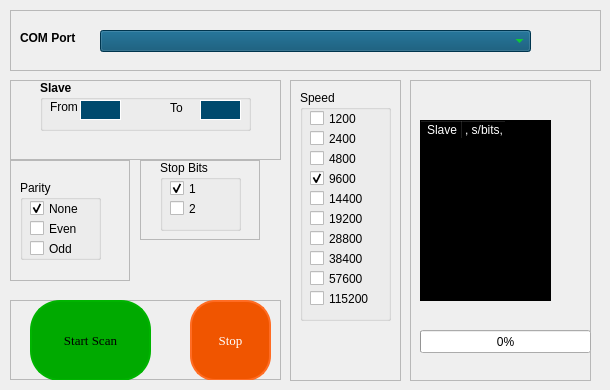
      <widget class="QWidget" name="tab_scan">
       <attribute name="title">
        <string>ModBus Scan</string>
       </attribute>
       <widget class="QFrame" name="skan_mb_top_frame">
        <property name="geometry">
         <rect>
          <x>10</x>
          <y>10</y>
          <width>591</width>
          <height>61</height>
         </rect>
        </property>
        <property name="frameShape">
         <enum>QFrame::StyledPanel</enum>
        </property>
        <property name="frameShadow">
         <enum>QFrame::Raised</enum>
        </property>
        <widget class="QLabel" name="com_port">
         <property name="geometry">
          <rect>
           <x>10</x>
           <y>20</y>
           <width>61</width>
           <height>16</height>
          </rect>
         </property>
         <property name="font">
          <font>
           <weight>75</weight>
           <bold>true</bold>
          </font>
         </property>
         <property name="text">
          <string>COM Port</string>
         </property>
        </widget>
        <widget class="QComboBox" name="comboBox_com_port">
         <property name="geometry">
          <rect>
           <x>90</x>
           <y>20</y>
           <width>431</width>
           <height>22</height>
          </rect>
         </property>
         <property name="styleSheet">
          <string notr="true">background-color: rgb(0, 74, 109);
color: rgb(4, 255, 0);</string>
         </property>
        </widget>
       </widget>
       <widget class="QFrame" name="frame_6">
        <property name="geometry">
         <rect>
          <x>10</x>
          <y>80</y>
          <width>271</width>
          <height>80</height>
         </rect>
        </property>
        <property name="frameShape">
         <enum>QFrame::StyledPanel</enum>
        </property>
        <property name="frameShadow">
         <enum>QFrame::Raised</enum>
        </property>
        <widget class="QGroupBox" name="group_box_slave">
         <property name="geometry">
          <rect>
           <x>30</x>
           <y>0</y>
           <width>211</width>
           <height>51</height>
          </rect>
         </property>
         <property name="font">
          <font>
           <weight>75</weight>
           <bold>true</bold>
          </font>
         </property>
         <property name="title">
          <string>Slave</string>
         </property>
         <widget class="QLineEdit" name="etr_slave_to_3">
          <property name="geometry">
           <rect>
            <x>160</x>
            <y>20</y>
            <width>41</width>
            <height>20</height>
           </rect>
          </property>
          <property name="font">
           <font>
            <weight>50</weight>
            <bold>false</bold>
           </font>
          </property>
          <property name="styleSheet">
           <string notr="true">QLineEdit {
border: 1px solid rgb(255, 255, 255);
background-color: rgb(0, 74, 109);
color: rgb(4, 255, 0);
}</string>
          </property>
          <property name="inputMask">
           <string/>
          </property>
          <property name="text">
           <string/>
          </property>
         </widget>
         <widget class="QLabel" name="lbl_from_3">
          <property name="geometry">
           <rect>
            <x>10</x>
            <y>20</y>
            <width>43</width>
            <height>13</height>
           </rect>
          </property>
          <property name="font">
           <font>
            <weight>50</weight>
            <bold>false</bold>
           </font>
          </property>
          <property name="text">
           <string>From</string>
          </property>
         </widget>
         <widget class="QLabel" name="lbl_to_3">
          <property name="geometry">
           <rect>
            <x>130</x>
            <y>20</y>
            <width>21</width>
            <height>16</height>
           </rect>
          </property>
          <property name="font">
           <font>
            <weight>50</weight>
            <bold>false</bold>
           </font>
          </property>
          <property name="text">
           <string>To</string>
          </property>
         </widget>
         <widget class="QLineEdit" name="etr_slave_from_3">
          <property name="geometry">
           <rect>
            <x>40</x>
            <y>20</y>
            <width>41</width>
            <height>20</height>
           </rect>
          </property>
          <property name="font">
           <font>
            <weight>50</weight>
            <bold>false</bold>
           </font>
          </property>
          <property name="styleSheet">
           <string notr="true">QLineEdit {
border: 1px solid rgb(255, 255, 255);
background-color: rgb(0, 74, 109);
color: rgb(4, 255, 0);
}</string>
          </property>
          <property name="inputMask">
           <string/>
          </property>
          <property name="text">
           <string/>
          </property>
         </widget>
        </widget>
       </widget>
       <widget class="QFrame" name="frame_9">
        <property name="geometry">
         <rect>
          <x>10</x>
          <y>160</y>
          <width>120</width>
          <height>121</height>
         </rect>
        </property>
        <property name="frameShape">
         <enum>QFrame::StyledPanel</enum>
        </property>
        <property name="frameShadow">
         <enum>QFrame::Raised</enum>
        </property>
        <widget class="QGroupBox" name="groupBox_parity">
         <property name="geometry">
          <rect>
           <x>10</x>
           <y>20</y>
           <width>81</width>
           <height>80</height>
          </rect>
         </property>
         <property name="title">
          <string>Parity</string>
         </property>
         <widget class="QCheckBox" name="check_box_none_3">
          <property name="geometry">
           <rect>
            <x>10</x>
            <y>20</y>
            <width>62</width>
            <height>17</height>
           </rect>
          </property>
          <property name="text">
           <string>None</string>
          </property>
          <property name="checked">
           <bool>true</bool>
          </property>
          <property name="autoRepeat">
           <bool>false</bool>
          </property>
          <property name="autoExclusive">
           <bool>false</bool>
          </property>
          <property name="tristate">
           <bool>false</bool>
          </property>
         </widget>
         <widget class="QCheckBox" name="check_box_even_3">
          <property name="geometry">
           <rect>
            <x>10</x>
            <y>40</y>
            <width>62</width>
            <height>17</height>
           </rect>
          </property>
          <property name="text">
           <string>Even</string>
          </property>
         </widget>
         <widget class="QCheckBox" name="check_box_odd_3">
          <property name="geometry">
           <rect>
            <x>10</x>
            <y>60</y>
            <width>62</width>
            <height>17</height>
           </rect>
          </property>
          <property name="text">
           <string>Odd</string>
          </property>
         </widget>
        </widget>
       </widget>
       <widget class="QFrame" name="frame_10">
        <property name="geometry">
         <rect>
          <x>140</x>
          <y>160</y>
          <width>120</width>
          <height>80</height>
         </rect>
        </property>
        <property name="frameShape">
         <enum>QFrame::StyledPanel</enum>
        </property>
        <property name="frameShadow">
         <enum>QFrame::Raised</enum>
        </property>
        <widget class="QGroupBox" name="groupBox_s_bits">
         <property name="geometry">
          <rect>
           <x>20</x>
           <y>0</y>
           <width>81</width>
           <height>71</height>
          </rect>
         </property>
         <property name="title">
          <string>Stop Bits</string>
         </property>
         <widget class="QCheckBox" name="check_box_sb1_3">
          <property name="geometry">
           <rect>
            <x>10</x>
            <y>20</y>
            <width>62</width>
            <height>17</height>
           </rect>
          </property>
          <property name="text">
           <string>1</string>
          </property>
          <property name="checked">
           <bool>true</bool>
          </property>
         </widget>
         <widget class="QCheckBox" name="check_box_sb2_3">
          <property name="geometry">
           <rect>
            <x>10</x>
            <y>40</y>
            <width>62</width>
            <height>17</height>
           </rect>
          </property>
          <property name="text">
           <string>2</string>
          </property>
         </widget>
        </widget>
       </widget>
       <widget class="QFrame" name="frame_11">
        <property name="geometry">
         <rect>
          <x>290</x>
          <y>80</y>
          <width>111</width>
          <height>301</height>
         </rect>
        </property>
        <property name="frameShape">
         <enum>QFrame::StyledPanel</enum>
        </property>
        <property name="frameShadow">
         <enum>QFrame::Raised</enum>
        </property>
        <widget class="QGroupBox" name="groupBox_speeds">
         <property name="geometry">
          <rect>
           <x>10</x>
           <y>10</y>
           <width>91</width>
           <height>231</height>
          </rect>
         </property>
         <property name="title">
          <string>Speed</string>
         </property>
         <widget class="QCheckBox" name="checkBox_1202">
          <property name="geometry">
           <rect>
            <x>10</x>
            <y>20</y>
            <width>62</width>
            <height>17</height>
           </rect>
          </property>
          <property name="text">
           <string>1200</string>
          </property>
         </widget>
         <widget class="QCheckBox" name="checkBox_2402">
          <property name="geometry">
           <rect>
            <x>10</x>
            <y>40</y>
            <width>62</width>
            <height>17</height>
           </rect>
          </property>
          <property name="text">
           <string>2400</string>
          </property>
         </widget>
         <widget class="QCheckBox" name="checkBox_4802">
          <property name="geometry">
           <rect>
            <x>10</x>
            <y>60</y>
            <width>62</width>
            <height>17</height>
           </rect>
          </property>
          <property name="text">
           <string>4800</string>
          </property>
         </widget>
         <widget class="QCheckBox" name="checkBox_9602">
          <property name="geometry">
           <rect>
            <x>10</x>
            <y>80</y>
            <width>62</width>
            <height>17</height>
           </rect>
          </property>
          <property name="text">
           <string>9600</string>
          </property>
          <property name="checked">
           <bool>true</bool>
          </property>
         </widget>
         <widget class="QCheckBox" name="checkBox_14402">
          <property name="geometry">
           <rect>
            <x>10</x>
            <y>100</y>
            <width>62</width>
            <height>17</height>
           </rect>
          </property>
          <property name="text">
           <string>14400</string>
          </property>
         </widget>
         <widget class="QCheckBox" name="checkBox_19202">
          <property name="geometry">
           <rect>
            <x>10</x>
            <y>120</y>
            <width>62</width>
            <height>17</height>
           </rect>
          </property>
          <property name="text">
           <string>19200</string>
          </property>
         </widget>
         <widget class="QCheckBox" name="checkBox_28802">
          <property name="geometry">
           <rect>
            <x>10</x>
            <y>140</y>
            <width>62</width>
            <height>17</height>
           </rect>
          </property>
          <property name="text">
           <string>28800</string>
          </property>
         </widget>
         <widget class="QCheckBox" name="checkBox_38402">
          <property name="geometry">
           <rect>
            <x>10</x>
            <y>160</y>
            <width>62</width>
            <height>17</height>
           </rect>
          </property>
          <property name="text">
           <string>38400</string>
          </property>
         </widget>
         <widget class="QCheckBox" name="checkBox_57602">
          <property name="geometry">
           <rect>
            <x>10</x>
            <y>180</y>
            <width>62</width>
            <height>17</height>
           </rect>
          </property>
          <property name="text">
           <string>57600</string>
          </property>
         </widget>
         <widget class="QCheckBox" name="checkBox_115202">
          <property name="geometry">
           <rect>
            <x>10</x>
            <y>200</y>
            <width>62</width>
            <height>17</height>
           </rect>
          </property>
          <property name="text">
           <string>115200</string>
          </property>
         </widget>
        </widget>
       </widget>
       <widget class="QFrame" name="frame_12">
        <property name="geometry">
         <rect>
          <x>410</x>
          <y>80</y>
          <width>181</width>
          <height>301</height>
         </rect>
        </property>
        <property name="frameShape">
         <enum>QFrame::StyledPanel</enum>
        </property>
        <property name="frameShadow">
         <enum>QFrame::Raised</enum>
        </property>
        <widget class="QTableWidget" name="table_devices">
         <property name="enabled">
          <bool>true</bool>
         </property>
         <property name="geometry">
          <rect>
           <x>10</x>
           <y>40</y>
           <width>131</width>
           <height>181</height>
          </rect>
         </property>
         <property name="sizePolicy">
          <sizepolicy hsizetype="Expanding" vsizetype="Expanding">
           <horstretch>0</horstretch>
           <verstretch>0</verstretch>
          </sizepolicy>
         </property>
         <property name="palette">
          <palette>
           <active>
            <colorrole role="WindowText">
             <brush brushstyle="SolidPattern">
              <color alpha="255">
               <red>255</red>
               <green>255</green>
               <blue>255</blue>
              </color>
             </brush>
            </colorrole>
            <colorrole role="Button">
             <brush brushstyle="SolidPattern">
              <color alpha="255">
               <red>0</red>
               <green>0</green>
               <blue>0</blue>
              </color>
             </brush>
            </colorrole>
            <colorrole role="Text">
             <brush brushstyle="SolidPattern">
              <color alpha="255">
               <red>255</red>
               <green>255</green>
               <blue>255</blue>
              </color>
             </brush>
            </colorrole>
            <colorrole role="ButtonText">
             <brush brushstyle="SolidPattern">
              <color alpha="255">
               <red>255</red>
               <green>255</green>
               <blue>255</blue>
              </color>
             </brush>
            </colorrole>
            <colorrole role="Base">
             <brush brushstyle="SolidPattern">
              <color alpha="255">
               <red>0</red>
               <green>0</green>
               <blue>0</blue>
              </color>
             </brush>
            </colorrole>
            <colorrole role="Window">
             <brush brushstyle="SolidPattern">
              <color alpha="255">
               <red>0</red>
               <green>0</green>
               <blue>0</blue>
              </color>
             </brush>
            </colorrole>
            <colorrole role="PlaceholderText">
             <brush brushstyle="NoBrush">
              <color alpha="128">
               <red>255</red>
               <green>255</green>
               <blue>255</blue>
              </color>
             </brush>
            </colorrole>
           </active>
           <inactive>
            <colorrole role="WindowText">
             <brush brushstyle="SolidPattern">
              <color alpha="255">
               <red>255</red>
               <green>255</green>
               <blue>255</blue>
              </color>
             </brush>
            </colorrole>
            <colorrole role="Button">
             <brush brushstyle="SolidPattern">
              <color alpha="255">
               <red>0</red>
               <green>0</green>
               <blue>0</blue>
              </color>
             </brush>
            </colorrole>
            <colorrole role="Text">
             <brush brushstyle="SolidPattern">
              <color alpha="255">
               <red>255</red>
               <green>255</green>
               <blue>255</blue>
              </color>
             </brush>
            </colorrole>
            <colorrole role="ButtonText">
             <brush brushstyle="SolidPattern">
              <color alpha="255">
               <red>255</red>
               <green>255</green>
               <blue>255</blue>
              </color>
             </brush>
            </colorrole>
            <colorrole role="Base">
             <brush brushstyle="SolidPattern">
              <color alpha="255">
               <red>0</red>
               <green>0</green>
               <blue>0</blue>
              </color>
             </brush>
            </colorrole>
            <colorrole role="Window">
             <brush brushstyle="SolidPattern">
              <color alpha="255">
               <red>0</red>
               <green>0</green>
               <blue>0</blue>
              </color>
             </brush>
            </colorrole>
            <colorrole role="PlaceholderText">
             <brush brushstyle="NoBrush">
              <color alpha="128">
               <red>255</red>
               <green>255</green>
               <blue>255</blue>
              </color>
             </brush>
            </colorrole>
           </inactive>
           <disabled>
            <colorrole role="WindowText">
             <brush brushstyle="SolidPattern">
              <color alpha="255">
               <red>255</red>
               <green>255</green>
               <blue>255</blue>
              </color>
             </brush>
            </colorrole>
            <colorrole role="Button">
             <brush brushstyle="SolidPattern">
              <color alpha="255">
               <red>0</red>
               <green>0</green>
               <blue>0</blue>
              </color>
             </brush>
            </colorrole>
            <colorrole role="Text">
             <brush brushstyle="SolidPattern">
              <color alpha="255">
               <red>255</red>
               <green>255</green>
               <blue>255</blue>
              </color>
             </brush>
            </colorrole>
            <colorrole role="ButtonText">
             <brush brushstyle="SolidPattern">
              <color alpha="255">
               <red>255</red>
               <green>255</green>
               <blue>255</blue>
              </color>
             </brush>
            </colorrole>
            <colorrole role="Base">
             <brush brushstyle="SolidPattern">
              <color alpha="255">
               <red>0</red>
               <green>0</green>
               <blue>0</blue>
              </color>
             </brush>
            </colorrole>
            <colorrole role="Window">
             <brush brushstyle="SolidPattern">
              <color alpha="255">
               <red>0</red>
               <green>0</green>
               <blue>0</blue>
              </color>
             </brush>
            </colorrole>
            <colorrole role="PlaceholderText">
             <brush brushstyle="NoBrush">
              <color alpha="128">
               <red>255</red>
               <green>255</green>
               <blue>255</blue>
              </color>
             </brush>
            </colorrole>
           </disabled>
          </palette>
         </property>
         <property name="styleSheet">
          <string notr="true">background-color: rgb(0, 0, 0);
color: rgb(255, 255, 255);
font: 8pt &quot;Terminal&quot;;</string>
         </property>
         <property name="columnCount">
          <number>2</number>
         </property>
         <attribute name="horizontalHeaderDefaultSectionSize">
          <number>42</number>
         </attribute>
         <column>
          <property name="text">
           <string>Slave</string>
          </property>
          <property name="background">
           <color>
            <red>0</red>
            <green>0</green>
            <blue>0</blue>
           </color>
          </property>
          <property name="foreground">
           <brush brushstyle="NoBrush">
            <color alpha="255">
             <red>255</red>
             <green>255</green>
             <blue>255</blue>
            </color>
           </brush>
          </property>
         </column>
         <column>
          <property name="text">
           <string>speed, s/bits, parity</string>
          </property>
          <property name="textAlignment">
           <set>AlignHCenter|AlignBottom</set>
          </property>
          <property name="background">
           <color>
            <red>0</red>
            <green>0</green>
            <blue>0</blue>
           </color>
          </property>
          <property name="foreground">
           <brush brushstyle="NoBrush">
            <color alpha="255">
             <red>255</red>
             <green>255</green>
             <blue>255</blue>
            </color>
           </brush>
          </property>
         </column>
        </widget>
        <widget class="QProgressBar" name="progressBar_">
         <property name="geometry">
          <rect>
           <x>10</x>
           <y>250</y>
           <width>171</width>
           <height>23</height>
          </rect>
         </property>
         <property name="value">
          <number>0</number>
         </property>
        </widget>
       </widget>
       <widget class="QFrame" name="frame_13">
        <property name="geometry">
         <rect>
          <x>10</x>
          <y>300</y>
          <width>271</width>
          <height>80</height>
         </rect>
        </property>
        <property name="frameShape">
         <enum>QFrame::StyledPanel</enum>
        </property>
        <property name="frameShadow">
         <enum>QFrame::Raised</enum>
        </property>
        <widget class="QPushButton" name="pushButton_scan">
         <property name="geometry">
          <rect>
           <x>20</x>
           <y>0</y>
           <width>121</width>
           <height>81</height>
          </rect>
         </property>
         <property name="font">
          <font>
           <family>Georgia</family>
           <pointsize>10</pointsize>
           <weight>9</weight>
           <italic>false</italic>
           <bold>false</bold>
           <strikeout>false</strikeout>
          </font>
         </property>
         <property name="styleSheet">
          <string notr="true">QPushButton {
	background-color: rgb(0, 170, 0);
	border: none;
	border-left: 2px solid rgb(0, 180, 0);
	border-top: 2px solid rgb(0, 180, 0);
	border-right: 2px solid rgb(0, 180, 0);	
	border-bottom: 2px solid rgb(0, 180, 0);
	font: 75 10pt &quot;Georgia&quot;;
	color: rgb(0, 0, 0);
	border-radius: 30px;
}

QPushButton:hover {
	background-color: rgb(0, 160, 0);
	border-left: 2px solid rgb(0, 160, 0);
	border-top: 2px solid rgb(0, 160, 0);
	border-right: 2px solid rgb(0, 160, 0);	
	border-bottom: 2px solid rgb(0, 160, 0);
}

QPushButton:pressed {
	background-color: rgb(0, 180, 0);
	border-left: 2px solid rgb(0, 130, 0);
	border-top: 2px solid rgb(0, 130, 0);
	border-right: 2px solid rgb(0, 130, 0);	
	border-bottom: 2px solid rgb(0, 130, 0);
}
</string>
         </property>
         <property name="text">
          <string>Start Scan</string>
         </property>
        </widget>
        <widget class="QPushButton" name="pushButton_stop_scan">
         <property name="geometry">
          <rect>
           <x>180</x>
           <y>0</y>
           <width>81</width>
           <height>81</height>
          </rect>
         </property>
         <property name="font">
          <font>
           <family>Georgia</family>
           <pointsize>10</pointsize>
           <weight>9</weight>
           <italic>false</italic>
           <bold>false</bold>
          </font>
         </property>
         <property name="styleSheet">
          <string notr="true">QPushButton {
	background-color: rgb(240, 85, 0);
	color: rgb(255, 255, 255);
	border: none;
	border-left: 2px solid rgb(255, 108, 35);
	border-top: 2px solid rgb(255, 108, 35);
	border-right: 2px solid rgb(255, 108, 35);	
	border-bottom: 2px solid rgb(255, 108, 35);
	font: 75 10pt &quot;Georgia&quot;;
	border-radius: 25px;
}

QPushButton:hover {
	background-color: rgb(230, 85, 0);
	border-left: 2px solid rgb(230, 85, 0);
	border-top: 2px solid rgb(230, 85, 0);
	border-right: 2px solid rgb(230, 85, 0);	
	border-bottom: 2px solid rgb(230, 85, 0);
}

QPushButton:pressed {
	background-color: rgb(250, 85, 0);
	border-left: 2px solid rgb(180, 60, 0);
	border-top: 2px solid rgb(180, 60, 0);
	border-right: 2px solid rgb(180, 60, 0);	
	border-bottom: 2px solid rgb(180, 60, 0);
}</string>
         </property>
         <property name="text">
          <string>Stop</string>
         </property>
        </widget>
       </widget>
      </widget>
